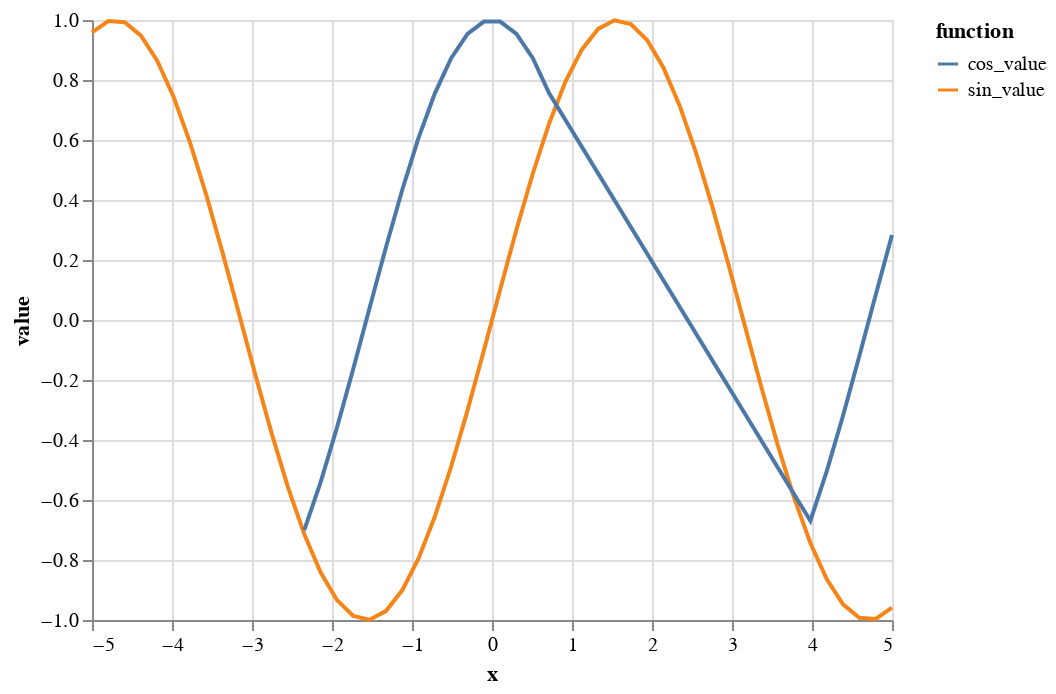

The notebook cell saved with this chart:
### Markdown cell above
Значения косинуса меньше синуса удалились, но при построении графика он соединил две точки прямой линией

### Code cell
alt.Chart(x).transform_calculate(
    sin_value='sin(datum.x)',
    cos_value='cos(datum.x)'
).transform_fold(
    ['sin_value', 'cos_value'],
    as_=['function', 'value']
).transform_filter(
    'datum.function == "sin_value" | datum.cos_value >= datum.sin_value'  # Фильтрация по условию косинус >= синус
).mark_line().encode(
    x='x:Q',
    y='value:Q',
    color='function:N',
)

### Figure 1 — Vega-Lite specification as saved in the notebook (floating-point values rounded to 4 significant figures)
{"config": {"view": {"continuousWidth": 400, "continuousHeight": 300}}, "data": {"name": "data-73aae9657479ccb353fe666d1992babe"}, "mark": "line", "encoding": {"color": {"field": "function", "type": "nominal"}, "x": {"field": "x", "type": "quantitative"}, "y": {"field": "value", "type": "quantitative"}}, "transform": [{"calculate": "sin(datum.x)", "as": "sin_value"}, {"calculate": "cos(datum.x)", "as": "cos_value"}, {"fold": ["sin_value", "cos_value"], "as": ["function", "value"]}, {"filter": "datum.function == \"sin_value\" | datum.cos_value >= datum.sin_value"}], "$schema": "https://vega.github.io/schema/vega-lite/v4.17.0.json", "datasets": {"data-73aae9657479ccb353fe666d1992babe": [{"x": -5.0}, {"x": -4.796}, {"x": -4.592}, {"x": -4.388}, {"x": -4.184}, {"x": -3.98}, {"x": -3.776}, {"x": -3.571}, {"x": -3.367}, {"x": -3.163}, {"x": -2.959}, {"x": -2.755}, {"x": -2.551}, {"x": -2.347}, {"x": -2.143}, {"x": -1.939}, {"x": -1.735}, {"x": -1.531}, {"x": -1.327}, {"x": -1.122}, {"x": -0.9184}, {"x": -0.7143}, {"x": -0.5102}, {"x": -0.3061}, {"x": -0.102}, {"x": 0.102}, {"x": 0.3061}, {"x": 0.5102}, {"x": 0.7143}, {"x": 0.9184}, {"x": 1.122}, {"x": 1.327}, {"x": 1.531}, {"x": 1.735}, {"x": 1.939}, {"x": 2.143}, {"x": 2.347}, {"x": 2.551}, {"x": 2.755}, {"x": 2.959}, {"x": 3.163}, {"x": 3.367}, {"x": 3.571}, {"x": 3.776}, {"x": 3.98}, {"x": 4.184}, {"x": 4.388}, {"x": 4.592}, {"x": 4.796}, {"x": 5.0}]}}
